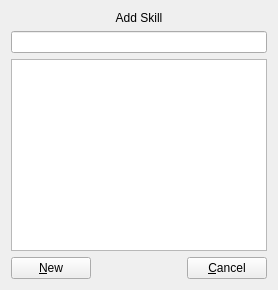
               <widget class="QWidget" name="page_4">
                <layout class="QVBoxLayout">
                 <item>
                  <widget class="QLabel" name="skillsEditAddLabel">
                   <property name="text">
                    <string>Add Skill</string>
                   </property>
                   <property name="alignment">
                    <set>Qt::AlignCenter</set>
                   </property>
                  </widget>
                 </item>
                 <item>
                  <widget class="SearchEdit" name="skillsEditAddSearch"/>
                 </item>
                 <item>
                  <widget class="QListWidget" name="skillsEditAddList"/>
                 </item>
                 <item>
                  <layout class="QHBoxLayout">
                   <item>
                    <widget class="QPushButton" name="skillsEditSearchNew">
                     <property name="text">
                      <string>&amp;New</string>
                     </property>
                    </widget>
                   </item>
                   <item>
                    <spacer>
                     <property name="orientation">
                      <enum>Qt::Horizontal</enum>
                     </property>
                     <property name="sizeHint" stdset="0">
                      <size>
                       <width>40</width>
                       <height>20</height>
                      </size>
                     </property>
                    </spacer>
                   </item>
                   <item>
                    <widget class="QPushButton" name="skillsEditSearchCancel">
                     <property name="text">
                      <string>&amp;Cancel</string>
                     </property>
                    </widget>
                   </item>
                  </layout>
                 </item>
                </layout>
               </widget>
